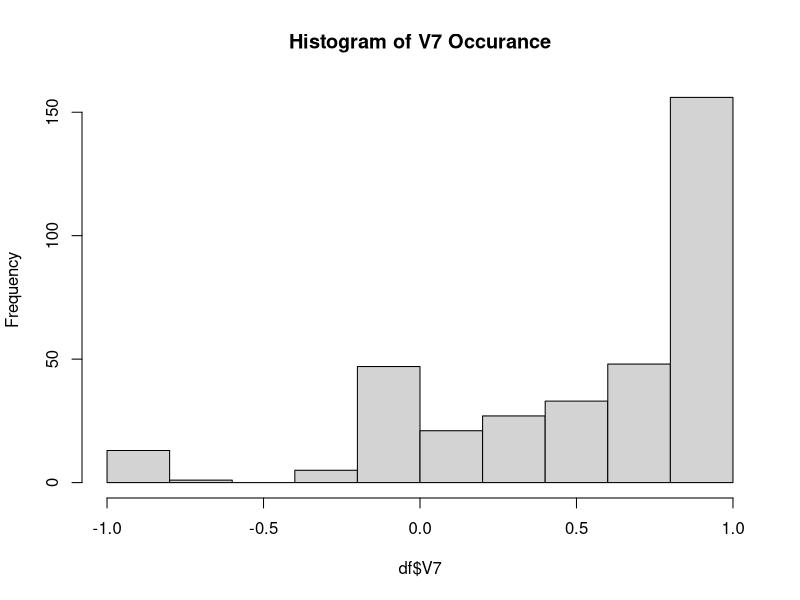
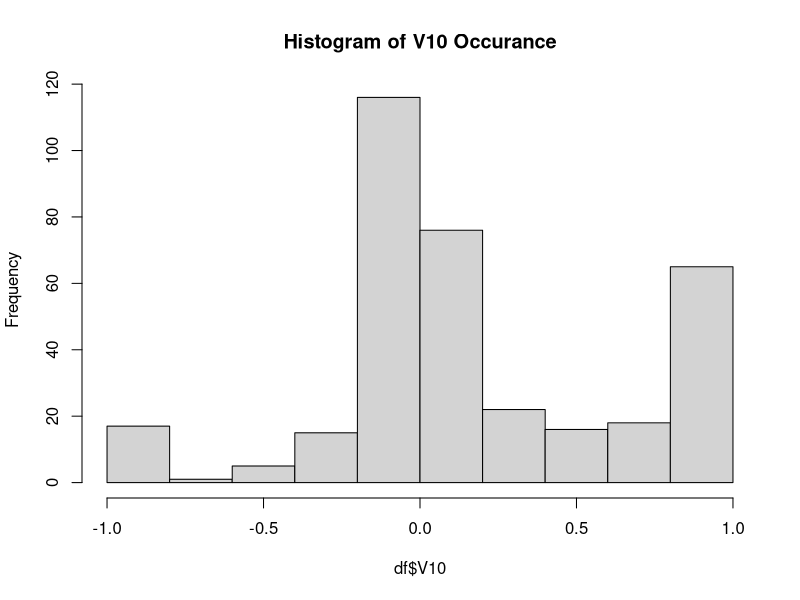
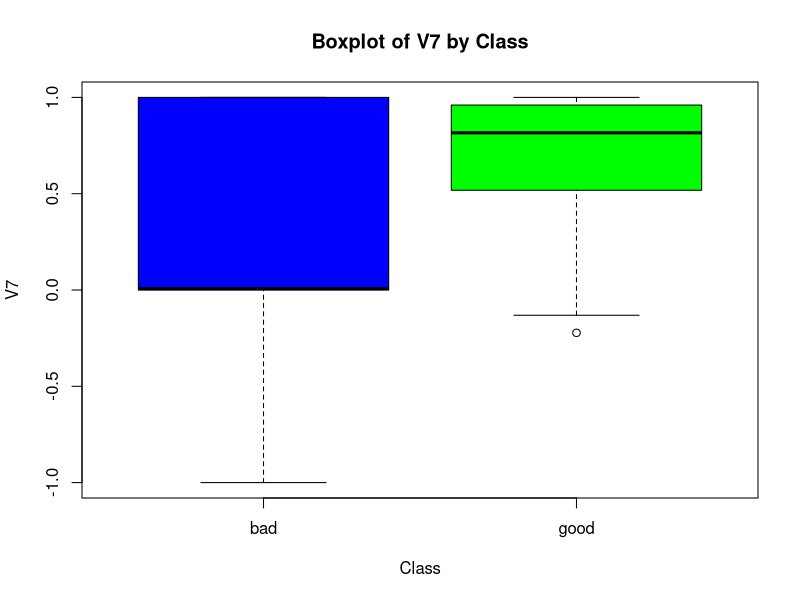
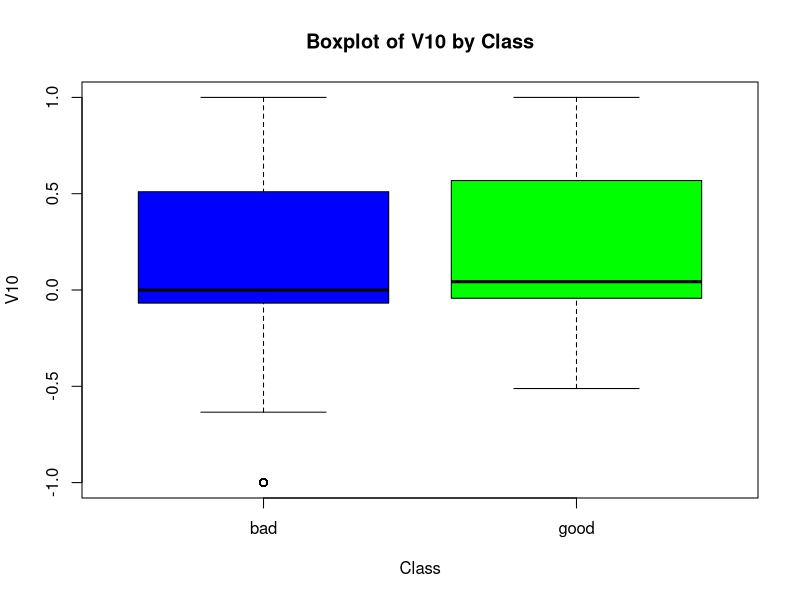

The R source for these figures, in order:
library(mlbench)
data("Ionosphere")
summary(Ionosphere)
head(Ionosphere)
df <- Ionosphere
###About the data: 351 Observations and 35 Independent Variables 
###Last column in the data is categorical variable called Class: good/bad


df <- subset(df, select = -V2) #Removed V2 bc all 0's

#Here are some graphical summaries of the Ionosphere data
hist(df$V7, main = "Histogram of V7 Occurance")
hist(df$V10, main = "Histogram of V10 Occurance")
boxplot(V7 ~ Class, data = df, col = c("blue", "green"), main = "Boxplot of V7 by Class")
boxplot(V10 ~ Class, data = df, col = c("blue", "green"), main = "Boxplot of V10 by Class")

#Here are the corresponding numerical summaries 
summary(df$V7[df$Class == "good"])
summary(df$V7[df$Class == "bad"])
summary(df$V10[df$Class == "good"])
summary(df$V10[df$Class == "bad"])